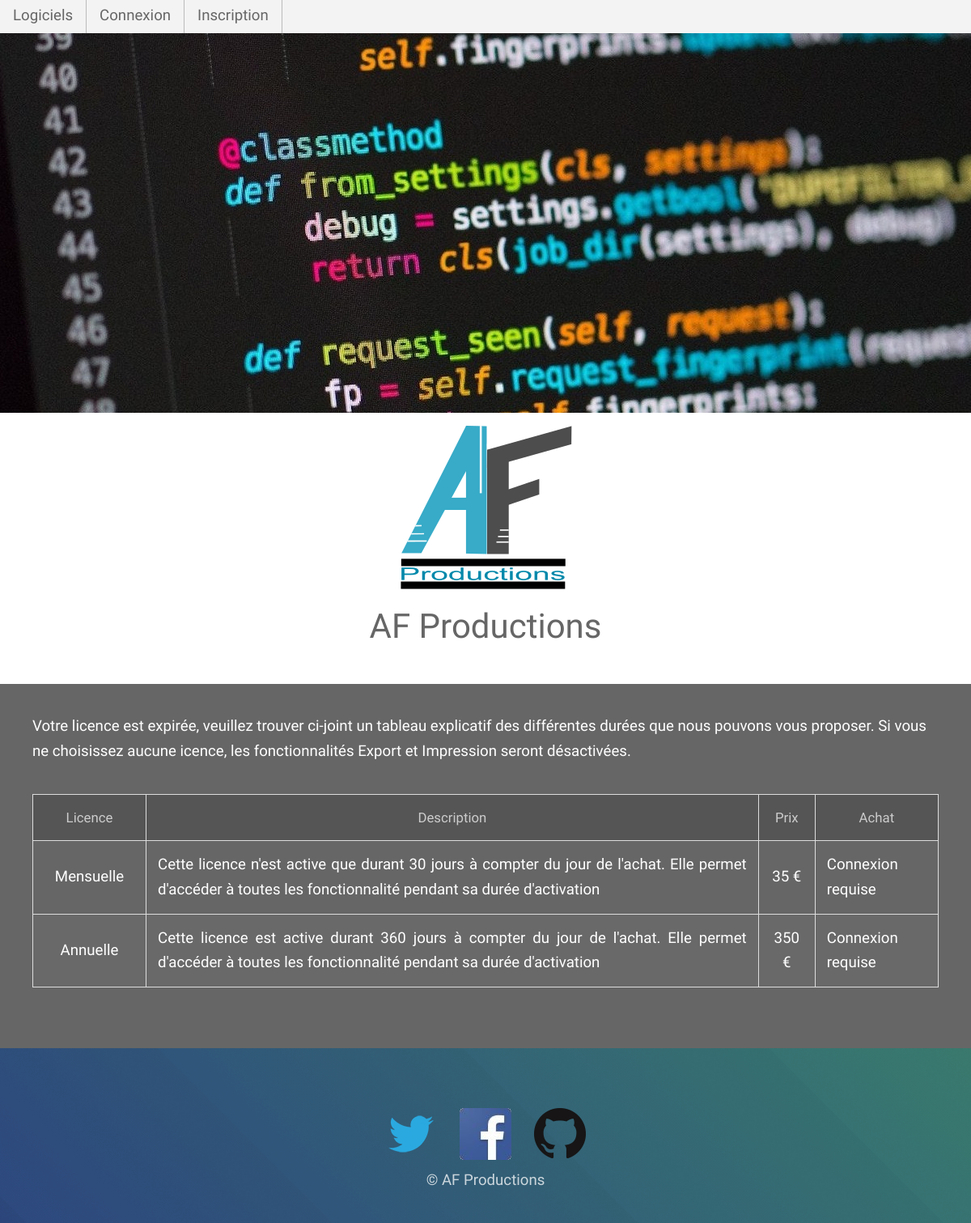
The app's page /index.php?action=listLicences&idLogiciel=1 with its own data.
### tables this page shows
CREATE TABLE Licence(
        IdLicence   Int  Auto_increment  NOT NULL ,
        Libelle     Varchar (25) NOT NULL ,
        Description Text NOT NULL ,
        DureeValide Text NOT NULL,
        Prix        Float NOT NULL
	,CONSTRAINT Licence_PK PRIMARY KEY (IdLicence)
);

### controller/frontend.php (called while the page is built, shortened)
<?php
require_once('model/Licence.php');
function getLicences()
{
    $ListLicence = new \AtoutProtect\Model\Licence();
    $list = $ListLicence->getLicences();
    require('view/frontend/ListLicence.php');
}

### model/Licence.php (called while the page is built, shortened)
<?php
class Licence extends Manager
{
    public function getLicences()
    {
        $db = $this->dbConnect();
        $req = $db->query('SELECT * FROM Licence');
        return $req;
    }
}

### view/frontend/ListLicence.php (the view, shortened to what this page needs)
<img class="center" src="public/images/logoAF.png" alt="Image du logo AF" title="LogoAF" />
<div class="h1Center">AF Productions</div>
<section class="main style3">
    <div class="container">
        <div class="col-6 col-12-medium">
            <p style="color: #FFF;">
                Votre licence est expirée, veuillez trouver ci-joint un tableau explicatif des différentes durées que nous pouvons vous proposer. Si vous ne choisissez aucune icence, les fonctionnalités Export et Impression seront désactivées.
            </p>
        </div>
		<table class="tabLicence">
			<tr>
				<th class="tabLicence">Licence</th>
				<th class="tabLicence">Description</th>
				<th class="tabLicence">Prix</th>
				<th class="tabLicence">Achat</th>
			</tr>
			<?php
			while ($data = $list->fetch())
			{
			?>
				<tr>
					<td class="tabLicence" style="width: 140px; text-align: center;"> <?php echo $data['Libelle']; ?></td>
					<td class="tabLicence"> <?php echo $data['Description']; ?></td>
					<td class="tabLicence" style="width: 70px; border-right: 1px solid #ddd; text-align: center;"> <?php echo $data['Prix']." €"; ?></td>
					<td class="tabLicence">
						<?php if(isset($_SESSION['MailUtilisateur'])){
						echo '
						<a class="buttonBuy" href=index.php?action=listLicenceById&idLicence='.$data['IdLicence'].'&idLogiciel='.$_GET['idLogiciel'].' >Acheter</a>';
						}else{
							echo 'Connexion requise';
						} ?>
					</td>
				</tr>
			<?php
			}
			?>
		</table>
	</div>
</section>
<?php require('template.php'); ?>

### public/css/main.css (style rules this page uses)
html, body, div, span, applet, object, iframe, h1, h2, h3, h4, h5, h6, p, blockquote, pre, a, abbr, acronym, address, big, cite, code, del, dfn, em, img, ins, kbd, q, s, samp, small, strike, strong, sub, sup, tt, var, b, u, i, center, dl, dt, dd, ol, ul, li, fieldset, form, label, legend, table, caption, tbody, tfoot, thead, tr, th, td, article, aside, canvas, details, embed, figure, figcaption, footer, header, hgroup, menu, nav, output, ruby, section, summary, time, mark, audio, video { margin: 0; padding: 0; border: 0; font-size: 100%; font: inherit; vertical-align: baseline; }
.h1Center { margin: 80; font-size: 100%; font: inherit; text-align: center; }
article, aside, details, figcaption, figure, footer, header, hgroup, menu, nav, section { display: block; }
body { line-height: 1; }
table { border-collapse: collapse; border-spacing: 0; }
body { -webkit-text-size-adjust: none; }
html { box-sizing: border-box; }
*, *:before, *:after { box-sizing: inherit; }
body { background: #fff; }
body, input, select, textarea { color: #666; font-family: "Source Sans Pro", Helvetica, sans-serif; font-size: 16pt; font-weight: 300; line-height: 1.65em; }
p { margin: 0 0 2em 0; }
h1, h2, h3, h4, h5, h6, .h1Center { color: #555; line-height: 1em; margin: 0 0 1em 0; }
h1 a, h2 a, h3 a, h4 a, h5 a, h6 a ,.h1Center { color: inherit; text-decoration: none; }
h1, .h1Center { font-size: 2.25em; line-height: 1.35em; }
.container { margin: 0 auto; max-width: calc(100% - 4em); width: 60em; }
.center { display: block; margin-left: auto; margin-right: auto; }
table { margin: 0 0 2em 0; width: 100%; }
table tbody tr { border-left: 0; border-right: 0; }
table tbody tr:nth-child(2n + 1) { background-color: rgba(144, 144, 144, 0.075); }
table td { padding: 0.75em 0.75em; text-align: justify; vertical-align: middle; }
table th { color: #333; font-size: 0.9em; font-weight: 400; padding: 0 0.75em 0.75em 0.75em; text-align: center; }
th.tabLicence { border: 1px solid #ddd; color: #CCC; background-color: #555; font-size: 0.9em; font-weight: 400; padding: 0.75em 0.75em 0.75em 0.75em; text-align: center; }
td.tabLicence { border: 1px solid #ddd; color: #FFF; }
.main { padding: 2em 0 2em 0 ; }
.main.style3 { background-color: #666; color: rgba(255, 255, 255, 0.75); background-attachment: fixed; max-width: 100%; background-repeat: no-repeat; background-size: auto, cover; }
@media screen and (max-width: 1680px) { body, input, select, textarea { font-size: 14pt; } }

### records on screen
licence: Libelle "Mensuelle", Description "Cette licence n'est active que durant 30 jours à compter du jour de l'achat. Elle permet d'accéder à toutes les fonctionnalité pendant sa durée d'activation", Prix "35"
licence: Libelle "Annuelle", Description "Cette licence est active durant 360 jours à compter du jour de l'achat. Elle permet d'accéder à toutes les fonctionnalité pendant sa durée d'activation", Prix "350"
